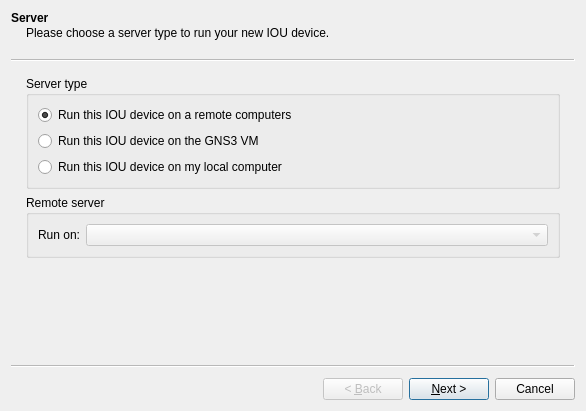
<?xml version="1.0" encoding="UTF-8"?>
<ui version="4.0">
 <class>IOUDeviceWizard</class>
 <widget class="QWizard" name="IOUDeviceWizard">
  <property name="geometry">
   <rect>
    <x>0</x>
    <y>0</y>
    <width>586</width>
    <height>411</height>
   </rect>
  </property>
  <property name="windowTitle">
   <string>New IOU device</string>
  </property>
  <property name="modal">
   <bool>true</bool>
  </property>
  <widget class="QWizardPage" name="uiServerWizardPage">
   <property name="title">
    <string>Server</string>
   </property>
   <property name="subTitle">
    <string>Please choose a server type to run your new IOU device.</string>
   </property>
   <layout class="QGridLayout" name="gridLayout_2">
    <item row="0" column="0">
     <widget class="QGroupBox" name="uiServerTypeGroupBox">
      <property name="title">
       <string>Server type</string>
      </property>
      <layout class="QVBoxLayout" name="verticalLayout">
       <item>
        <widget class="QRadioButton" name="uiRemoteRadioButton">
         <property name="text">
          <string>Run this IOU device on a remote computers</string>
         </property>
         <property name="checked">
          <bool>true</bool>
         </property>
        </widget>
       </item>
       <item>
        <widget class="QRadioButton" name="uiVMRadioButton">
         <property name="text">
          <string>Run this IOU device on the GNS3 VM</string>
         </property>
        </widget>
       </item>
       <item>
        <widget class="QRadioButton" name="uiLocalRadioButton">
         <property name="text">
          <string>Run this IOU device on my local computer</string>
         </property>
        </widget>
       </item>
      </layout>
     </widget>
    </item>
    <item row="1" column="0">
     <widget class="QGroupBox" name="uiRemoteServersGroupBox">
      <property name="title">
       <string>Remote server</string>
      </property>
      <layout class="QGridLayout" name="gridLayout_7">
       <item row="0" column="0">
        <widget class="QLabel" name="uiRemoteServersLabel">
         <property name="text">
          <string>Run on:</string>
         </property>
        </widget>
       </item>
       <item row="0" column="1">
        <widget class="QComboBox" name="uiRemoteServersComboBox">
         <property name="enabled">
          <bool>false</bool>
         </property>
         <property name="sizePolicy">
          <sizepolicy hsizetype="Expanding" vsizetype="Fixed">
           <horstretch>0</horstretch>
           <verstretch>0</verstretch>
          </sizepolicy>
         </property>
        </widget>
       </item>
      </layout>
     </widget>
    </item>
   </layout>
  </widget>
  <widget class="QWizardPage" name="uiNameWizardPage">
   <property name="title">
    <string>Name and image</string>
   </property>
   <property name="subTitle">
    <string>Please choose a descriptive name for the new IOU device and add an IOU image.</string>
   </property>
   <layout class="QVBoxLayout" name="verticalLayout_2">
    <item>
     <layout class="QFormLayout" name="formLayout_7">
      <property name="fieldGrowthPolicy">
       <enum>QFormLayout::ExpandingFieldsGrow</enum>
      </property>
      <item row="0" column="0">
       <widget class="QLabel" name="uiNameLabel">
        <property name="text">
         <string>Name:</string>
        </property>
       </widget>
      </item>
      <item row="0" column="1">
       <widget class="QLineEdit" name="uiNameLineEdit"/>
      </item>
     </layout>
    </item>
    <item>
     <widget class="QGroupBox" name="groupBox">
      <property name="layoutDirection">
       <enum>Qt::LeftToRight</enum>
      </property>
      <property name="autoFillBackground">
       <bool>false</bool>
      </property>
      <property name="title">
       <string>Image</string>
      </property>
      <layout class="QVBoxLayout" name="verticalLayout_3">
       <item>
        <layout class="QHBoxLayout" name="horizontalLayout_2">
         <item>
          <widget class="QRadioButton" name="uiExistingImageRadioButton">
           <property name="text">
            <string>Existing image</string>
           </property>
           <property name="checked">
            <bool>true</bool>
           </property>
          </widget>
         </item>
         <item>
          <widget class="QRadioButton" name="uiNewImageRadioButton">
           <property name="text">
            <string>New Image</string>
           </property>
           <property name="checked">
            <bool>false</bool>
           </property>
          </widget>
         </item>
         <item>
          <spacer name="horizontalSpacer_2">
           <property name="orientation">
            <enum>Qt::Horizontal</enum>
           </property>
           <property name="sizeHint" stdset="0">
            <size>
             <width>40</width>
             <height>20</height>
            </size>
           </property>
          </spacer>
         </item>
        </layout>
       </item>
       <item>
        <layout class="QFormLayout" name="formLayout_8">
         <property name="fieldGrowthPolicy">
          <enum>QFormLayout::AllNonFixedFieldsGrow</enum>
         </property>
         <item row="1" column="0">
          <widget class="QLabel" name="uiTypeLabel">
           <property name="text">
            <string>Type:</string>
           </property>
          </widget>
         </item>
         <item row="1" column="1">
          <widget class="QComboBox" name="uiTypeComboBox"/>
         </item>
         <item row="2" column="0">
          <widget class="QLabel" name="uiIOUImageLabel">
           <property name="text">
            <string>IOU image:</string>
           </property>
          </widget>
         </item>
         <item row="2" column="1">
          <layout class="QHBoxLayout" name="horizontalLayout_5">
           <item>
            <widget class="QComboBox" name="uiIOUImageListComboBox"/>
           </item>
           <item>
            <widget class="QLineEdit" name="uiIOUImageLineEdit"/>
           </item>
           <item>
            <widget class="QToolButton" name="uiIOUImageToolButton">
             <property name="text">
              <string>&amp;Browse...</string>
             </property>
             <property name="toolButtonStyle">
              <enum>Qt::ToolButtonTextOnly</enum>
             </property>
            </widget>
           </item>
          </layout>
         </item>
        </layout>
       </item>
      </layout>
     </widget>
    </item>
   </layout>
  </widget>
 </widget>
 <tabstops>
  <tabstop>uiNameLineEdit</tabstop>
 </tabstops>
 <resources/>
 <connections/>
</ui>
